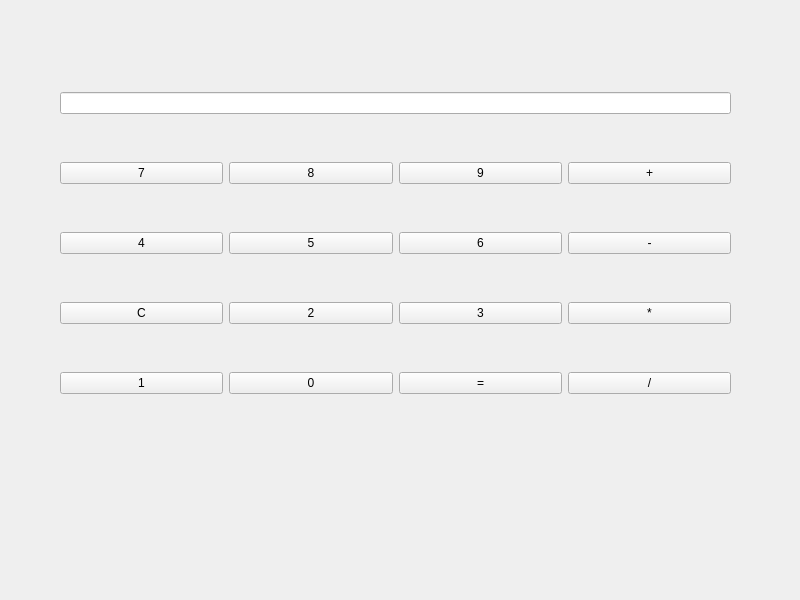
<?xml version="1.0" encoding="UTF-8"?>
<ui version="4.0">
 <class>Calculatrice</class>
 <widget class="QWidget" name="Calculatrice">
  <property name="geometry">
   <rect>
    <x>0</x>
    <y>0</y>
    <width>800</width>
    <height>600</height>
   </rect>
  </property>
  <property name="windowTitle">
   <string>Calculatrice</string>
  </property>
  <widget class="QWidget" name="layoutWidget">
   <property name="geometry">
    <rect>
     <x>60</x>
     <y>50</y>
     <width>671</width>
     <height>391</height>
    </rect>
   </property>
   <layout class="QGridLayout" name="gridLayout">
    <item row="1" column="2">
     <widget class="QPushButton" name="pushButton9_2">
      <property name="text">
       <string>9</string>
      </property>
     </widget>
    </item>
    <item row="2" column="3">
     <widget class="QPushButton" name="pushButtonSoustraction_2">
      <property name="text">
       <string>-</string>
      </property>
     </widget>
    </item>
    <item row="3" column="3">
     <widget class="QPushButton" name="pushButtonMultiplier_2">
      <property name="text">
       <string>*</string>
      </property>
     </widget>
    </item>
    <item row="2" column="0">
     <widget class="QPushButton" name="pushButton4_2">
      <property name="text">
       <string>4</string>
      </property>
     </widget>
    </item>
    <item row="2" column="1">
     <widget class="QPushButton" name="pushButton5_2">
      <property name="text">
       <string>5</string>
      </property>
     </widget>
    </item>
    <item row="1" column="0">
     <widget class="QPushButton" name="pushButton7_2">
      <property name="text">
       <string>7</string>
      </property>
     </widget>
    </item>
    <item row="4" column="1">
     <widget class="QPushButton" name="pushButton0_2">
      <property name="text">
       <string>0</string>
      </property>
     </widget>
    </item>
    <item row="1" column="3">
     <widget class="QPushButton" name="pushButtonAdditionner_2">
      <property name="text">
       <string>+</string>
      </property>
     </widget>
    </item>
    <item row="4" column="0">
     <widget class="QPushButton" name="pushButton1_2">
      <property name="text">
       <string>1</string>
      </property>
     </widget>
    </item>
    <item row="4" column="2">
     <widget class="QPushButton" name="pushButtonEgal_2">
      <property name="text">
       <string>=</string>
      </property>
     </widget>
    </item>
    <item row="3" column="1">
     <widget class="QPushButton" name="pushButton2_2">
      <property name="text">
       <string>2</string>
      </property>
     </widget>
    </item>
    <item row="3" column="0">
     <widget class="QPushButton" name="pushButtonC_2">
      <property name="text">
       <string>C</string>
      </property>
     </widget>
    </item>
    <item row="3" column="2">
     <widget class="QPushButton" name="pushButton3_2">
      <property name="text">
       <string>3</string>
      </property>
     </widget>
    </item>
    <item row="2" column="2">
     <widget class="QPushButton" name="pushButton6_2">
      <property name="text">
       <string>6</string>
      </property>
     </widget>
    </item>
    <item row="1" column="1">
     <widget class="QPushButton" name="pushButton8_2">
      <property name="text">
       <string>8</string>
      </property>
     </widget>
    </item>
    <item row="4" column="3">
     <widget class="QPushButton" name="pushButtonDiviser_2">
      <property name="text">
       <string>/</string>
      </property>
     </widget>
    </item>
    <item row="0" column="0" colspan="4">
     <widget class="QLineEdit" name="lineEditAfficheur_2"/>
    </item>
   </layout>
  </widget>
 </widget>
 <resources/>
 <connections/>
</ui>
